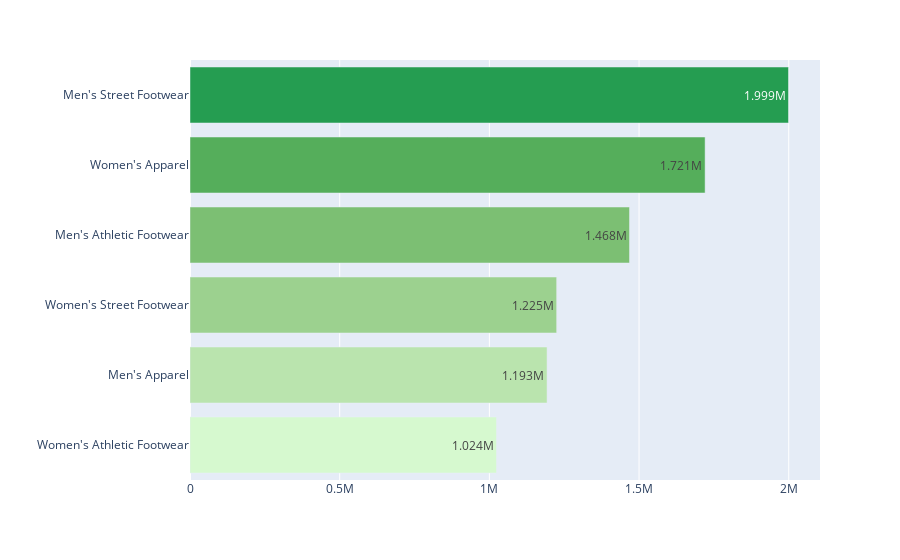

Write notebook code for a chart like this one.
### Code cell
# Show barplot
fig = px.bar(df_product, x="Total Sales", y="Product", text_auto=".4s")
fig.update_traces(
    marker_color=px.colors.sequential.algae
)
fig.update_layout(
    title="", 
    xaxis_title="", 
    yaxis_title=""
)
fig.show()

### Figure 1 — Plotly figure (JSON) as saved in the notebook; plotly's stock layout.template omitted (floating-point values rounded to 4 significant figures)
{"data": [{"alignmentgroup": "True", "hovertemplate": "Total Sales=%{x}<br>Product=%{y}<extra></extra>", "legendgroup": "", "marker": {"color": ["rgb(214, 249, 207)", "rgb(186, 228, 174)", "rgb(156, 209, 143)", "rgb(124, 191, 115)", "rgb(85, 174, 91)", "rgb(37, 157, 81)", "rgb(7, 138, 78)", "rgb(13, 117, 71)", "rgb(23, 95, 61)", "rgb(25, 75, 49)", "rgb(23, 55, 35)", "rgb(17, 36, 20)"], "pattern": {"shape": ""}}, "name": "", "offsetgroup": "", "orientation": "h", "showlegend": false, "textposition": "auto", "texttemplate": "%{x:.4s}", "type": "bar", "x": [1023899, 1192682, 1224756, 1468116, 1720630, 1999192], "xaxis": "x", "y": ["Women's Athletic Footwear", "Men's Apparel", "Women's Street Footwear", "Men's Athletic Footwear", "Women's Apparel", "Men's Street Footwear"], "yaxis": "y"}], "layout": {"barmode": "relative", "legend": {"tracegroupgap": 0}, "margin": {"t": 60}, "title": {"text": ""}, "xaxis": {"anchor": "y", "domain": [0, 1], "title": {"text": ""}}, "yaxis": {"anchor": "x", "domain": [0, 1], "title": {"text": ""}}}}
